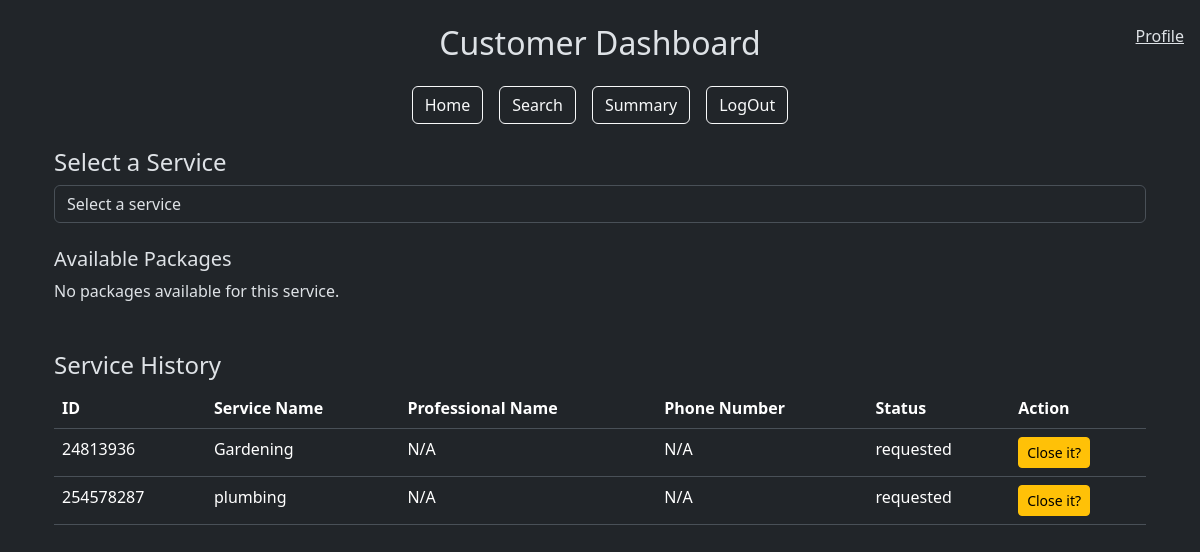
The page /customer_dashboard (signed in) on the database its author committed.
### models.py (models this page shows)
class User(db.Model):
    __tablename__ = "user"
    id = db.Column(db.Integer, primary_key=True)
    username = db.Column(db.String(80), unique=True, nullable=False)
    passhash = db.Column(db.String(80), nullable=False)
    name = db.Column(db.String(80), nullable=False)
    role = db.Column(db.String(20), nullable=False)
    is_blocked = db.Column(db.Boolean, default=False, nullable=False)
    is_admin = db.Column(db.Boolean, default=False, nullable=False)
    professional = db.relationship('Professional', backref='user', lazy=True)
    customer = db.relationship('Customer', backref='user', lazy=True)

class ServiceRequest(db.Model):
    __tablename__ = 'service_request'
    id = db.Column(db.Integer, primary_key=True)
    customer_id = db.Column(db.Integer, db.ForeignKey('customer.id'), nullable=False)  # Reference to Customer
    professional_id = db.Column(db.Integer, db.ForeignKey('professional.id'), nullable=True)  # Reference to Professional
    service_id = db.Column(db.Integer, db.ForeignKey('service.id'), nullable=False)
    date_of_request = db.Column(db.DateTime, default=datetime.utcnow, nullable=False)
    date_of_completion = db.Column(db.DateTime, nullable=True)
    status = db.Column(db.String(20), default='requested', nullable=False)
    rating = db.Column(db.Integer, nullable=True)
    remarks = db.Column(db.Text, nullable=True)
    rejected_by = db.Column(MutableList.as_mutable(JSON), default=[])
    customer = db.relationship('Customer', back_populates='service_requests')
    service = db.relationship('Service', back_populates='service_requests')
    professional = db.relationship('Professional', back_populates='service_requests')
    review = db.relationship('Review', back_populates='service_request', lazy=True)

class Service(db.Model):
    __tablename__ = 'service'
    id = db.Column(db.Integer, primary_key=True)
    service_name = db.Column(db.String(80), unique=False, nullable=False)
    description = db.Column(db.Text, nullable=False)
    price = db.Column(db.Float, nullable=False)
    time_required = db.Column(db.Integer, nullable=False)
    service_requests = db.relationship('ServiceRequest', back_populates='service', lazy=True)

### app.py (the view)
@app.route('/customer_dashboard')
def customer_dashboard():
    user_id = session['user_id']
    customer = Customer.query.get(user_id)
    services =  db.session.query(Service.service_name).distinct().all()
    user = User.query.get(user_id)
    service_requests = ServiceRequest.query.filter_by(customer_id=user_id).all()
    return render_template('customer_dashboard.html',service_requests=service_requests,user=user, customer=customer, services=services)

### templates/customer_dashboard.html (shortened to what this page needs)
{% extends "layout.html" %} {% block title %}Customer Dashboard{% endblock %} {%
block content %}
<div class="container mt-4">
  {% if customer.user.is_blocked %}
  <div class="alert alert-danger" role="alert">
    Your account is blocked. Please contact the admin.
  </div>
  {% else %}
  <span class="navbar-text position-fixed top-0 end-0 m-3">
    <a href="{{ url_for('profile')}}">Profile</a>
  </span>
  <div class="my-4">
    <h4>Select a Service</h4>
    <form method="POST" action="{{ url_for('select_service') }}">
      <div class="form-group">
        <select
          class="form-control"
          name="service_name"
          onchange="this.form.submit()"
          required
        >
          <option value="" disabled selected>Select a service</option>
        </select>
      </div>
    </form>
    <div id="packageDisplay" class="mt-4">
      <h5>Available Packages</h5>
      <div id="packageList">
        {% if packages %} {% for pkg in packages %}
        <div class="card mb-3">
          <div class="card-body">
            <h5 class="card-title">{{ pkg.service_name }}</h5>
            <p class="card-text">{{ pkg.description }}</p>
            <p><strong>Price:</strong> {{ pkg.price }}</p>
            <form
              method="POST"
              action="{{ url_for('book_service', package_id=pkg.id) }}"
            >
              <button type="submit" class="btn btn-primary">Book</button>
            </form>
          </div>
        </div>
        {% endfor %} {% else %}
        <p>No packages available for this service.</p>
        {% endif %}
      </div>
    </div>
  </div>
  <div class="mt-5">
    <h4>Service History</h4>
    <div class="table-responsive">
      <table class="table">
        <thead>
          <tr>
            <th>ID</th>
            <th>Service Name</th>
            <th>Professional Name</th>
            <th>Phone Number</th>
            <th>Status</th>
            <th>Action</th>
          </tr>
        </thead>
        <tbody>
          {% for service_request in service_requests %}
          <tr>
            <td>{{ service_request.id }}</td>
            <td>{{ service_request.service.service_name }}</td>
            <td>
              {{ service_request.professional.user.name if
              service_request.professional else 'N/A' }}
            </td>
            <td>
              {{ service_request.professional.contact if
              service_request.professional else 'N/A' }}
            </td>
            <td>{{ service_request.status }}</td>
            <td>
              {% if service_request.status == 'closed' %}
              <span class="badge badge-success">Closed</span>
              {% else %}
              <button
                type="button"
                class="btn btn-warning btn-sm"
                data-toggle="modal"
                data-target="#viewModal"
                onclick="showModal('{{ service_request.id }}', '{{ service_request.date_of_request }}', '{{ service_request.status }}', '{{ service_request.remarks }}', '{{ service_request.rating }}')"
              >
                Close it?
              </button>
              {% endif %}
            </td>
          </tr>
          {% endfor %}
        </tbody>
      </table>
    </div>
  </div>
  {% endif %}
</div>
{% endblock %}

### templates/layout.html (shortened to what this page needs)
<!DOCTYPE html>
<html lang="en">
  <head>
    <link
      href="https://cdn.jsdelivr.net/npm/bootstrap@5.3.3/dist/css/bootstrap.min.css"
      rel="stylesheet"
    />
  </head>
  <body data-bs-theme="dark">
    <div class="container mt-4">
      {% if not (request.endpoint == 'professional_dashboard' and
      professional.verified == false) %} {% if request.endpoint not in ['login',
      'register','profile'] and not user.is_blocked%}
      <div class="text-center my-4">
        <h2 class="text-capitalize">
          {{ session.get('user_role') }} Dashboard
        </h2>
      </div>
      <div class="d-flex justify-content-center mb-4">
        <div class="d-flex flex-row gap-3">
          {% with dashboard_url = session['user_role'] + '_dashboard' %}
          <a href="{{ url_for(dashboard_url) }}" class="btn btn-outline-light"
            >Home</a
          >
          {% endwith %}
          <a href="{{ url_for('search') }}" class="btn btn-outline-light"
            >Search</a
          >
          <a href="{{ url_for('summary') }}" class="btn btn-outline-light"
            >Summary</a
          >
          <a href="{{ url_for('logout') }}" class="btn btn-outline-light"
            >LogOut</a
          >
        </div>
      </div>
      {% endif %} {% endif %}
      {% block content %} {% endblock %}
    </div>
  </body>
</html>

### rows shown on the page
User: get "Customer"
ServiceRequest: id "24813936", service.service_name "Gardening", professional.user "N/A", professional "N/A", status "requested"
ServiceRequest: id "254578287", service.service_name "plumbing", professional.user "N/A", professional "N/A", status "requested"
